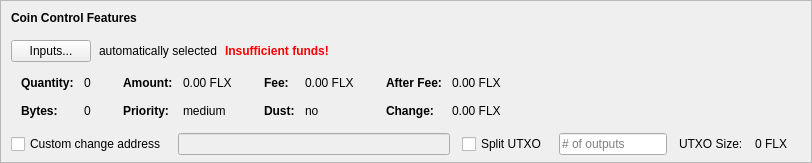
    <widget class="QFrame" name="frameCoinControl">
     <property name="sizePolicy">
      <sizepolicy hsizetype="Expanding" vsizetype="Expanding">
       <horstretch>0</horstretch>
       <verstretch>0</verstretch>
      </sizepolicy>
     </property>
     <property name="maximumSize">
      <size>
       <width>16777215</width>
       <height>16777215</height>
      </size>
     </property>
     <property name="frameShape">
      <enum>QFrame::StyledPanel</enum>
     </property>
     <property name="frameShadow">
      <enum>QFrame::Sunken</enum>
     </property>
     <layout class="QVBoxLayout" name="verticalLayoutCoinControl2">
      <property name="spacing">
       <number>0</number>
      </property>
      <property name="leftMargin">
       <number>0</number>
      </property>
      <property name="topMargin">
       <number>0</number>
      </property>
      <property name="rightMargin">
       <number>0</number>
      </property>
      <property name="bottomMargin">
       <number>6</number>
      </property>
      <item>
       <layout class="QVBoxLayout" name="verticalLayoutCoinControl" stretch="0,0,0,0,1">
        <property name="spacing">
         <number>0</number>
        </property>
        <property name="leftMargin">
         <number>10</number>
        </property>
        <property name="topMargin">
         <number>10</number>
        </property>
        <item>
         <layout class="QHBoxLayout" name="horizontalLayoutCoinControl1">
          <property name="bottomMargin">
           <number>15</number>
          </property>
          <item>
           <widget class="QLabel" name="labelCoinControlFeatures">
            <property name="sizePolicy">
             <sizepolicy hsizetype="Preferred" vsizetype="Maximum">
              <horstretch>0</horstretch>
              <verstretch>0</verstretch>
             </sizepolicy>
            </property>
            <property name="font">
             <font>
              <weight>75</weight>
              <bold>true</bold>
             </font>
            </property>
            <property name="styleSheet">
             <string notr="true">font-weight:bold;</string>
            </property>
            <property name="text">
             <string>Coin Control Features</string>
            </property>
           </widget>
          </item>
         </layout>
        </item>
        <item>
         <layout class="QHBoxLayout" name="horizontalLayoutCoinControl2" stretch="0,0,0,0">
          <property name="spacing">
           <number>8</number>
          </property>
          <property name="bottomMargin">
           <number>10</number>
          </property>
          <item>
           <widget class="QPushButton" name="pushButtonCoinControl">
            <property name="styleSheet">
             <string notr="true"/>
            </property>
            <property name="text">
             <string>Inputs...</string>
            </property>
            <property name="autoDefault">
             <bool>false</bool>
            </property>
           </widget>
          </item>
          <item>
           <widget class="QLabel" name="labelCoinControlAutomaticallySelected">
            <property name="text">
             <string>automatically selected</string>
            </property>
            <property name="margin">
             <number>5</number>
            </property>
           </widget>
          </item>
          <item>
           <widget class="QLabel" name="labelCoinControlInsuffFunds">
            <property name="font">
             <font>
              <weight>75</weight>
              <bold>true</bold>
             </font>
            </property>
            <property name="styleSheet">
             <string notr="true">color:red;font-weight:bold;</string>
            </property>
            <property name="text">
             <string>Insufficient funds!</string>
            </property>
            <property name="margin">
             <number>5</number>
            </property>
           </widget>
          </item>
          <item>
           <spacer name="horizontalSpacerCoinControl">
            <property name="orientation">
             <enum>Qt::Horizontal</enum>
            </property>
            <property name="sizeHint" stdset="0">
             <size>
              <width>40</width>
              <height>1</height>
             </size>
            </property>
           </spacer>
          </item>
         </layout>
        </item>
        <item>
         <widget class="QWidget" name="widgetCoinControl" native="true">
          <property name="sizePolicy">
           <sizepolicy hsizetype="Preferred" vsizetype="Preferred">
            <horstretch>0</horstretch>
            <verstretch>0</verstretch>
           </sizepolicy>
          </property>
          <property name="minimumSize">
           <size>
            <width>0</width>
            <height>0</height>
           </size>
          </property>
          <property name="styleSheet">
           <string notr="true"/>
          </property>
          <layout class="QHBoxLayout" name="horizontalLayoutCoinControl5">
           <property name="leftMargin">
            <number>0</number>
           </property>
           <property name="topMargin">
            <number>0</number>
           </property>
           <property name="rightMargin">
            <number>0</number>
           </property>
           <property name="bottomMargin">
            <number>0</number>
           </property>
           <item>
            <layout class="QHBoxLayout" name="horizontalLayoutCoinControl3" stretch="0,0,0,1">
             <property name="spacing">
              <number>20</number>
             </property>
             <property name="topMargin">
              <number>0</number>
             </property>
             <property name="bottomMargin">
              <number>10</number>
             </property>
             <item>
              <layout class="QFormLayout" name="formLayoutCoinControl1">
               <property name="horizontalSpacing">
                <number>10</number>
               </property>
               <property name="verticalSpacing">
                <number>14</number>
               </property>
               <property name="leftMargin">
                <number>10</number>
               </property>
               <property name="topMargin">
                <number>4</number>
               </property>
               <property name="rightMargin">
                <number>6</number>
               </property>
               <item row="0" column="0">
                <widget class="QLabel" name="labelCoinControlQuantityText">
                 <property name="font">
                  <font>
                   <weight>75</weight>
                   <bold>true</bold>
                  </font>
                 </property>
                 <property name="text">
                  <string>Quantity:</string>
                 </property>
                 <property name="margin">
                  <number>0</number>
                 </property>
                </widget>
               </item>
               <item row="0" column="1">
                <widget class="QLabel" name="labelCoinControlQuantity">
                 <property name="cursor">
                  <cursorShape>IBeamCursor</cursorShape>
                 </property>
                 <property name="contextMenuPolicy">
                  <enum>Qt::ActionsContextMenu</enum>
                 </property>
                 <property name="text">
                  <string notr="true">0</string>
                 </property>
                 <property name="margin">
                  <number>0</number>
                 </property>
                 <property name="textInteractionFlags">
                  <set>Qt::LinksAccessibleByMouse|Qt::TextSelectableByKeyboard|Qt::TextSelectableByMouse</set>
                 </property>
                </widget>
               </item>
               <item row="1" column="0">
                <widget class="QLabel" name="labelCoinControlBytesText">
                 <property name="font">
                  <font>
                   <weight>75</weight>
                   <bold>true</bold>
                  </font>
                 </property>
                 <property name="text">
                  <string>Bytes:</string>
                 </property>
                </widget>
               </item>
               <item row="1" column="1">
                <widget class="QLabel" name="labelCoinControlBytes">
                 <property name="cursor">
                  <cursorShape>IBeamCursor</cursorShape>
                 </property>
                 <property name="contextMenuPolicy">
                  <enum>Qt::ActionsContextMenu</enum>
                 </property>
                 <property name="text">
                  <string notr="true">0</string>
                 </property>
                 <property name="textInteractionFlags">
                  <set>Qt::LinksAccessibleByMouse|Qt::TextSelectableByKeyboard|Qt::TextSelectableByMouse</set>
                 </property>
                </widget>
               </item>
              </layout>
             </item>
             <item>
              <layout class="QFormLayout" name="formLayoutCoinControl2">
               <property name="horizontalSpacing">
                <number>10</number>
               </property>
               <property name="verticalSpacing">
                <number>14</number>
               </property>
               <property name="leftMargin">
                <number>6</number>
               </property>
               <property name="topMargin">
                <number>4</number>
               </property>
               <property name="rightMargin">
                <number>6</number>
               </property>
               <item row="0" column="0">
                <widget class="QLabel" name="labelCoinControlAmountText">
                 <property name="font">
                  <font>
                   <weight>75</weight>
                   <bold>true</bold>
                  </font>
                 </property>
                 <property name="text">
                  <string>Amount:</string>
                 </property>
                 <property name="margin">
                  <number>0</number>
                 </property>
                </widget>
               </item>
               <item row="0" column="1">
                <widget class="QLabel" name="labelCoinControlAmount">
                 <property name="cursor">
                  <cursorShape>IBeamCursor</cursorShape>
                 </property>
                 <property name="contextMenuPolicy">
                  <enum>Qt::ActionsContextMenu</enum>
                 </property>
                 <property name="text">
                  <string notr="true">0.00 FLX</string>
                 </property>
                 <property name="textInteractionFlags">
                  <set>Qt::LinksAccessibleByMouse|Qt::TextSelectableByKeyboard|Qt::TextSelectableByMouse</set>
                 </property>
                </widget>
               </item>
               <item row="1" column="0">
                <widget class="QLabel" name="labelCoinControlPriorityText">
                 <property name="font">
                  <font>
                   <weight>75</weight>
                   <bold>true</bold>
                  </font>
                 </property>
                 <property name="text">
                  <string>Priority:</string>
                 </property>
                </widget>
               </item>
               <item row="1" column="1">
                <widget class="QLabel" name="labelCoinControlPriority">
                 <property name="cursor">
                  <cursorShape>IBeamCursor</cursorShape>
                 </property>
                 <property name="contextMenuPolicy">
                  <enum>Qt::ActionsContextMenu</enum>
                 </property>
                 <property name="text">
                  <string>medium</string>
                 </property>
                 <property name="textInteractionFlags">
                  <set>Qt::LinksAccessibleByMouse|Qt::TextSelectableByKeyboard|Qt::TextSelectableByMouse</set>
                 </property>
                </widget>
               </item>
              </layout>
             </item>
             <item>
              <layout class="QFormLayout" name="formLayoutCoinControl3">
               <property name="horizontalSpacing">
                <number>10</number>
               </property>
               <property name="verticalSpacing">
                <number>14</number>
               </property>
               <property name="leftMargin">
                <number>6</number>
               </property>
               <property name="topMargin">
                <number>4</number>
               </property>
               <property name="rightMargin">
                <number>6</number>
               </property>
               <item row="0" column="0">
                <widget class="QLabel" name="labelCoinControlFeeText">
                 <property name="font">
                  <font>
                   <weight>75</weight>
                   <bold>true</bold>
                  </font>
                 </property>
                 <property name="text">
                  <string>Fee:</string>
                 </property>
                 <property name="margin">
                  <number>0</number>
                 </property>
                </widget>
               </item>
               <item row="0" column="1">
                <widget class="QLabel" name="labelCoinControlFee">
                 <property name="cursor">
                  <cursorShape>IBeamCursor</cursorShape>
                 </property>
                 <property name="contextMenuPolicy">
                  <enum>Qt::ActionsContextMenu</enum>
                 </property>
                 <property name="text">
                  <string notr="true">0.00 FLX</string>
                 </property>
                 <property name="textInteractionFlags">
                  <set>Qt::LinksAccessibleByMouse|Qt::TextSelectableByKeyboard|Qt::TextSelectableByMouse</set>
                 </property>
                </widget>
               </item>
               <item row="1" column="0">
                <widget class="QLabel" name="labelCoinControlLowOutputText">
                 <property name="font">
                  <font>
                   <weight>75</weight>
                   <bold>true</bold>
                  </font>
                 </property>
                 <property name="text">
                  <string>Dust:</string>
                 </property>
                </widget>
               </item>
               <item row="1" column="1">
                <widget class="QLabel" name="labelCoinControlLowOutput">
                 <property name="cursor">
                  <cursorShape>IBeamCursor</cursorShape>
                 </property>
                 <property name="contextMenuPolicy">
                  <enum>Qt::ActionsContextMenu</enum>
                 </property>
                 <property name="text">
                  <string>no</string>
                 </property>
                 <property name="textInteractionFlags">
                  <set>Qt::LinksAccessibleByMouse|Qt::TextSelectableByKeyboard|Qt::TextSelectableByMouse</set>
                 </property>
                </widget>
               </item>
              </layout>
             </item>
             <item>
              <layout class="QFormLayout" name="formLayoutCoinControl4">
               <property name="horizontalSpacing">
                <number>10</number>
               </property>
               <property name="verticalSpacing">
                <number>14</number>
               </property>
               <property name="leftMargin">
                <number>6</number>
               </property>
               <property name="topMargin">
                <number>4</number>
               </property>
               <property name="rightMargin">
                <number>6</number>
               </property>
               <item row="0" column="0">
                <widget class="QLabel" name="labelCoinControlAfterFeeText">
                 <property name="font">
                  <font>
                   <weight>75</weight>
                   <bold>true</bold>
                  </font>
                 </property>
                 <property name="text">
                  <string>After Fee:</string>
                 </property>
                 <property name="margin">
                  <number>0</number>
                 </property>
                </widget>
               </item>
               <item row="0" column="1">
                <widget class="QLabel" name="labelCoinControlAfterFee">
                 <property name="cursor">
                  <cursorShape>IBeamCursor</cursorShape>
                 </property>
                 <property name="contextMenuPolicy">
                  <enum>Qt::ActionsContextMenu</enum>
                 </property>
                 <property name="text">
                  <string notr="true">0.00 FLX</string>
                 </property>
                 <property name="textInteractionFlags">
                  <set>Qt::LinksAccessibleByMouse|Qt::TextSelectableByKeyboard|Qt::TextSelectableByMouse</set>
                 </property>
                </widget>
               </item>
               <item row="1" column="0">
                <widget class="QLabel" name="labelCoinControlChangeText">
                 <property name="font">
                  <font>
                   <weight>75</weight>
                   <bold>true</bold>
                  </font>
                 </property>
                 <property name="text">
                  <string>Change:</string>
                 </property>
                </widget>
               </item>
               <item row="1" column="1">
                <widget class="QLabel" name="labelCoinControlChange">
                 <property name="cursor">
                  <cursorShape>IBeamCursor</cursorShape>
                 </property>
                 <property name="contextMenuPolicy">
                  <enum>Qt::ActionsContextMenu</enum>
                 </property>
                 <property name="text">
                  <string notr="true">0.00 FLX</string>
                 </property>
                 <property name="textInteractionFlags">
                  <set>Qt::LinksAccessibleByMouse|Qt::TextSelectableByKeyboard|Qt::TextSelectableByMouse</set>
                 </property>
                </widget>
               </item>
              </layout>
             </item>
            </layout>
           </item>
          </layout>
         </widget>
        </item>
        <item>
         <layout class="QHBoxLayout" name="horizontalLayoutCoinControl4" stretch="0,0,0,0,0,0,0">
          <property name="spacing">
           <number>12</number>
          </property>
          <property name="sizeConstraint">
           <enum>QLayout::SetDefaultConstraint</enum>
          </property>
          <property name="topMargin">
           <number>5</number>
          </property>
          <property name="rightMargin">
           <number>5</number>
          </property>
          <item>
           <widget class="QCheckBox" name="checkBoxCoinControlChange">
            <property name="toolTip">
             <string>If this is activated, but the change address is empty or invalid, change will be sent to a newly generated address.</string>
            </property>
            <property name="text">
             <string>Custom change address</string>
            </property>
           </widget>
          </item>
          <item>
           <widget class="QValidatedLineEdit" name="lineEditCoinControlChange">
            <property name="enabled">
             <bool>false</bool>
            </property>
            <property name="sizePolicy">
             <sizepolicy hsizetype="Expanding" vsizetype="Fixed">
              <horstretch>0</horstretch>
              <verstretch>0</verstretch>
             </sizepolicy>
            </property>
           </widget>
          </item>
          <item>
           <widget class="QCheckBox" name="splitBlockCheckBox">
            <property name="text">
             <string>Split UTXO</string>
            </property>
           </widget>
          </item>
          <item>
           <widget class="QLineEdit" name="splitBlockLineEdit">
            <property name="sizePolicy">
             <sizepolicy hsizetype="Fixed" vsizetype="Fixed">
              <horstretch>50</horstretch>
              <verstretch>0</verstretch>
             </sizepolicy>
            </property>
            <property name="placeholderText">
             <string># of outputs</string>
            </property>
           </widget>
          </item>
          <item>
           <widget class="QLabel" name="labelBlockSizeText">
            <property name="text">
             <string>UTXO Size:</string>
            </property>
           </widget>
          </item>
          <item>
           <widget class="QLabel" name="labelBlockSize">
            <property name="text">
             <string>0 FLX</string>
            </property>
           </widget>
          </item>
          <item>
           <widget class="QLabel" name="labelCoinControlChangeLabel">
            <property name="sizePolicy">
             <sizepolicy hsizetype="Preferred" vsizetype="Expanding">
              <horstretch>0</horstretch>
              <verstretch>0</verstretch>
             </sizepolicy>
            </property>
            <property name="minimumSize">
             <size>
              <width>0</width>
              <height>0</height>
             </size>
            </property>
            <property name="text">
             <string/>
            </property>
            <property name="margin">
             <number>3</number>
            </property>
           </widget>
          </item>
         </layout>
        </item>
        <item>
         <spacer name="verticalSpacerCoinControl">
          <property name="orientation">
           <enum>Qt::Vertical</enum>
          </property>
          <property name="sizeHint" stdset="0">
           <size>
            <width>800</width>
            <height>1</height>
           </size>
          </property>
         </spacer>
        </item>
       </layout>
      </item>
     </layout>
    </widget>
